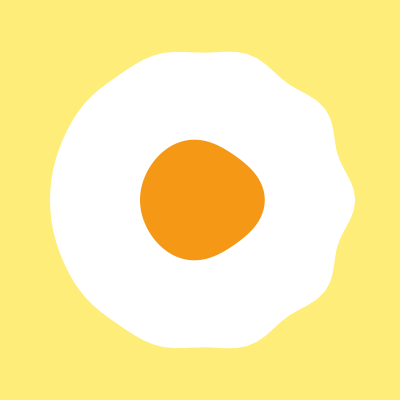
Frame 1 (no input)
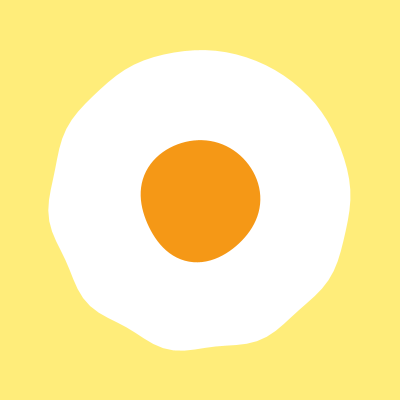
Frame 60 (the mouse pressed at the canvas centre just before this capture)
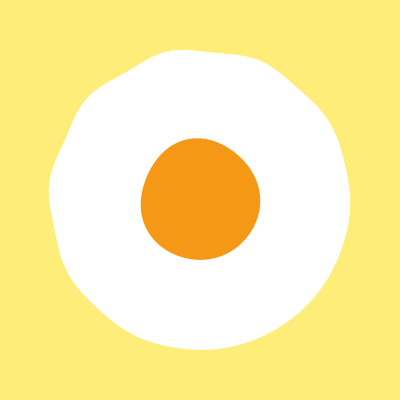
Frame 120 (the mouse held since frame 60 and released just before this capture)

The Processing sketch that drew these frames (run headless with seeded random() and noise(); from frame 60 on, the mouse is pressed at the canvas centre):

// Processing sketch: processing_186755
// ── processing_186755.pde

float phaseAngle = 360.0;
float phaseAngleIncrement = -2.0;

float samples = 90.0;

color backgroundColor = color(255, 237, 122);
color ringColor = color(255, 255, 255);
color blobColor = color(245, 152, 22);


void setup() {
  size(400, 400);
  frameRate(90);
  smooth(15);

  noFill();
  noStroke();
}

// this function acts like a filter.
// TODO(bbossard) : Replace this with a better behaved filter.
float getRange(float amplification, float rads) {
    float phase = radians(phaseAngle);
    float rangeFilter = map(cos(rads + phase), -1, 1, 0, 1);
    rangeFilter = amplification * pow(rangeFilter, 1);
    return rangeFilter;
}

void drawCircle(float amplification, float frequency, float radius){
  float x = 0;
  float y = 0;
  float rad = 0;
  float rangeFilter;
  float angle;
  float perturbation;
  float displacement;
  
  float phase = radians(phaseAngle);
  
  amplification *= cos(2*phase);
  
  beginShape();
  for (int i = 0; i < samples; i++) {
    angle = i / samples * 360;
    rad = radians(angle);

    rangeFilter = getRange(amplification, rad);

    perturbation = cos(frequency * rad + phase);
    
    displacement = radius * (1 + rangeFilter * perturbation);

    x = displacement * cos(rad);
    y = displacement * sin(rad);
    vertex(x, y);
  }
  endShape(CLOSE);
}

void draw() {
  // draw background
  fill(backgroundColor);
  rect(0, 0, width, height);

  pushMatrix();
  translate(width/2, height/2);

  // draw ring
  noStroke();
  fill(ringColor);
  drawCircle(0.035, 10, 150);
  
  // draw blob
  fill(blobColor);
  noStroke();
  drawCircle(0.08, 3, 60);
  
  popMatrix();
  
  phaseAngle += phaseAngleIncrement;
}
